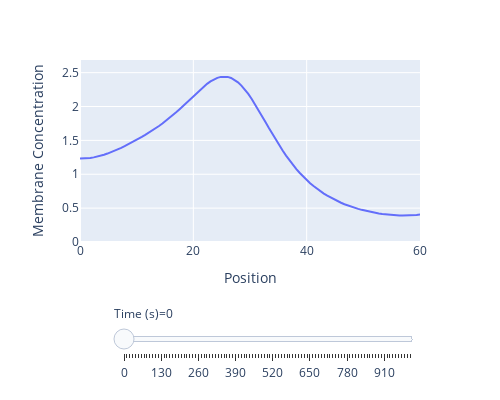

Notebook cell for this chart:
### Code cell
# Interactive figure of simulation results
fig = px.line(data_frame=df2, x="Position", y='Membrane Concentration', animation_frame='Time (s)', range_y=[0, 1.1 * np.max(solns_rel[0])],
              width=500, height=400)
fig["layout"].pop("updatemenus")
fig.show()

### Figure 1 — Plotly figure (JSON) as saved in the notebook; plotly's stock layout.template omitted (floating-point values rounded to 4 significant figures)
{"data": [{"hovertemplate": "Time (s)=0<br>Position=%{x}<br>Membrane Concentration=%{y}<extra></extra>", "legendgroup": "", "line": {"color": "#636efa", "dash": "solid"}, "marker": {"symbol": "circle"}, "mode": "lines", "name": "", "orientation": "v", "showlegend": false, "type": "scatter", "x": [0, 0.6061, 1.212, 1.818, 2.424, 3.03, 3.636, 4.242, 4.848, 5.455, 6.061, 6.667, 7.273, 7.879, 8.485, 9.091, 9.697, 10.3, 10.91, 11.52, 12.12, 12.73, 13.33, 13.94, 14.55, 15.15, 15.76, 16.36, 16.97, 17.58, 18.18, 18.79, 19.39, 20, 20.61, 21.21, 21.82, 22.42, 23.03, 23.64, 24.24, 24.85, 25.45, 26.06, 26.67, 27.27, 27.88, 28.48, 29.09, 29.7, 30.3, 30.91, 31.52, 32.12, 32.73, 33.33, 33.94, 34.55, 35.15, 35.76, 36.36, 36.97, 37.58, 38.18, 38.79, 39.39, 40, 40.61, 41.21, 41.82, 42.42, 43.03, 43.64, 44.24, 44.85, 45.45, 46.06, 46.67, 47.27, 47.88, 48.48, 49.09, 49.7, 50.3, 50.91, 51.52, 52.12, 52.73, 53.33, 53.94, 54.55, 55.15, 55.76, 56.36, 56.97, 57.58, 58.18, 58.79, 59.39, 60], "xaxis": "x", "y": [1.231, 1.232, 1.235, 1.241, 1.249, 1.26, 1.273, 1.288, 1.305, 1.324, 1.345, 1.367, 1.39, 1.415, 1.44, 1.466, 1.494, 1.522, 1.551, 1.581, 1.612, 1.644, 1.678, 1.713, 1.75, 1.788, 1.828, 1.871, 1.915, 1.96, 2.008, 2.056, 2.105, 2.155, 2.203, 2.25, 2.294, 2.335, 2.371, 2.401, 2.423, 2.438, 2.442, 2.437, 2.421, 2.395, 2.357, 2.309, 2.252, 2.186, 2.112, 2.032, 1.948, 1.861, 1.772, 1.684, 1.596, 1.511, 1.429, 1.35, 1.275, 1.205, 1.139, 1.077, 1.019, 0.965, 0.915, 0.8687, 0.8257, 0.7859, 0.749, 0.7149, 0.6834, 0.6542, 0.6272, 0.6023, 0.5793, 0.5581, 0.5385, 0.5205, 0.5039, 0.4887, 0.4748, 0.4621, 0.4505, 0.44, 0.4306, 0.4221, 0.4147, 0.4081, 0.4026, 0.3979, 0.3943, 0.3916, 0.39, 0.3896, 0.3906, 0.3931, 0.3975, 0.4044], "yaxis": "y"}], "layout": {"height": 400, "legend": {"tracegroupgap": 0}, "margin": {"t": 60}, "sliders": [{"active": 0, "currentvalue": {"prefix": "Time (s)="}, "len": 0.9, "pad": {"b": 10, "t": 60}, "steps": [{"args": [["0"], {"frame": {"duration": 0, "redraw": false}, "fromcurrent": true, "mode": "immediate", "transition": {"duration": 0, "easing": "linear"}}], "label": "0", "method": "animate"}, {"args": [["10"], {"frame": {"duration": 0, "redraw": false}, "fromcurrent": true, "mode": "immediate", "transition": {"duration": 0, "easing": "linear"}}], "label": "10", "method": "animate"}, {"args": [["20"], {"frame": {"duration": 0, "redraw": false}, "fromcurrent": true, "mode": "immediate", "transition": {"duration": 0, "easing": "linear"}}], "label": "20", "method": "animate"}, {"args": [["30"], {"frame": {"duration": 0, "redraw": false}, "fromcurrent": true, "mode": "immediate", "transition": {"duration": 0, "easing": "linear"}}], "label": "30", "method": "animate"}, {"args": [["40"], {"frame": {"duration": 0, "redraw": false}, "fromcurrent": true, "mode": "immediate", "transition": {"duration": 0, "easing": "linear"}}], "label": "40", "method": "animate"}, {"args": [["50"], {"frame": {"duration": 0, "redraw": false}, "fromcurrent": true, "mode": "immediate", "transition": {"duration": 0, "easing": "linear"}}], "label": "50", "method": "animate"}, {"args": [["60"], {"frame": {"duration": 0, "redraw": false}, "fromcurrent": true, "mode": "immediate", "transition": {"duration": 0, "easing": "linear"}}], "label": "60", "method": "animate"}, {"args": [["70"], {"frame": {"duration": 0, "redraw": false}, "fromcurrent": true, "mode": "immediate", "transition": {"duration": 0, "easing": "linear"}}], "label": "70", "method": "animate"}, {"args": [["80"], {"frame": {"duration": 0, "redraw": false}, "fromcurrent": true, "mode": "immediate", "transition": {"duration": 0, "easing": "linear"}}], "label": "80", "method": "animate"}, {"args": [["90"], {"frame": {"duration": 0, "redraw": false}, "fromcurrent": true, "mode": "immediate", "transition": {"duration": 0, "easing": "linear"}}], "label": "90", "method": "animate"}, {"args": [["100"], {"frame": {"duration": 0, "redraw": false}, "fromcurrent": true, "mode": "immediate", "transition": {"duration": 0, "easing": "linear"}}], "label": "100", "method": "animate"}, {"args": [["110"], {"frame": {"duration": 0, "redraw": false}, "fromcurrent": true, "mode": "immediate", "transition": {"duration": 0, "easing": "linear"}}], "label": "110", "method": "animate"}, {"args": [["120"], {"frame": {"duration": 0, "redraw": false}, "fromcurrent": true, "mode": "immediate", "transition": {"duration": 0, "easing": "linear"}}], "label": "120", "method": "animate"}, {"args": [["130"], {"frame": {"duration": 0, "redraw": false}, "fromcurrent": true, "mode": "immediate", "transition": {"duration": 0, "easing": "linear"}}], "label": "130", "method": "animate"}, {"args": [["140"], {"frame": {"duration": 0, "redraw": false}, "fromcurrent": true, "mode": "immediate", "transition": {"duration": 0, "easing": "linear"}}], "label": "140", "method": "animate"}, {"args": [["150"], {"frame": {"duration": 0, "redraw": false}, "fromcurrent": true, "mode": "immediate", "transition": {"duration": 0, "easing": "linear"}}], "label": "150", "method": "animate"}, {"args": [["160"], {"frame": {"duration": 0, "redraw": false}, "fromcurrent": true, "mode": "immediate", "transition": {"duration": 0, "easing": "linear"}}], "label": "160", "method": "animate"}, {"args": [["170"], {"frame": {"duration": 0, "redraw": false}, "fromcurrent": true, "mode": "immediate", "transition": {"duration": 0, "easing": "linear"}}], "label": "170", "method": "animate"}, {"args": [["180"], {"frame": {"duration": 0, "redraw": false}, "fromcurrent": true, "mode": "immediate", "transition": {"duration": 0, "easing": "linear"}}], "label": "180", "method": "animate"}, {"args": [["190"], {"frame": {"duration": 0, "redraw": false}, "fromcurrent": true, "mode": "immediate", "transition": {"duration": 0, "easing": "linear"}}], "label": "190", "method": "animate"}, {"args": [["200"], {"frame": {"duration": 0, "redraw": false}, "fromcurrent": true, "mode": "immediate", "transition": {"duration": 0, "easing": "linear"}}], "label": "200", "method": "animate"}, {"args": [["210"], {"frame": {"duration": 0, "redraw": false}, "fromcurrent": true, "mode": "immediate", "transition": {"duration": 0, "easing": "linear"}}], "label": "210", "method": "animate"}, {"args": [["220"], {"frame": {"duration": 0, "redraw": false}, "fromcurrent": true, "mode": "immediate", "transition": {"duration": 0, "easing": "linear"}}], "label": "220", "method": "animate"}, {"args": [["230"], {"frame": {"duration": 0, "redraw": false}, "fromcurrent": true, "mode": "immediate", "transition": {"duration": 0, "easing": "linear"}}], "label": "230", "method": "animate"}, {"args": [["240"], {"frame": {"duration": 0, "redraw": false}, "fromcurrent": true, "mode": "immediate", "transition": {"duration": 0, "easing": "linear"}}], "label": "240", "method": "animate"}, {"args": [["250"], {"frame": {"duration": 0, "redraw": false}, "fromcurrent": true, "mode": "immediate", "transition": {"duration": 0, "easing": "linear"}}], "label": "250", "method": "animate"}, {"args": [["260"], {"frame": {"duration": 0, "redraw": false}, "fromcurrent": true, "mode": "immediate", "transition": {"duration": 0, "easing": "linear"}}], "label": "260", "method": "animate"}, {"args": [["270"], {"frame": {"duration": 0, "redraw": false}, "fromcurrent": true, "mode": "immediate", "transition": {"duration": 0, "easing": "linear"}}], "label": "270", "method": "animate"}, {"args": [["280"], {"frame": {"duration": 0, "redraw": false}, "fromcurrent": true, "mode": "immediate", "transition": {"duration": 0, "easing": "linear"}}], "label": "280", "method": "animate"}, {"args": [["290"], {"frame": {"duration": 0, "redraw": false}, "fromcurrent": true, "mode": "immediate", "transition": {"duration": 0, "easing": "linear"}}], "label": "290", "method": "animate"}, {"args": [["300"], {"frame": {"duration": 0, "redraw": false}, "fromcurrent": true, "mode": "immediate", "transition": {"duration": 0, "easing": "linear"}}], "label": "300", "method": "animate"}, {"args": [["310"], {"frame": {"duration": 0, "redraw": false}, "fromcurrent": true, "mode": "immediate", "transition": {"duration": 0, "easing": "linear"}}], "label": "310", "method": "animate"}, {"args": [["320"], {"frame": {"duration": 0, "redraw": false}, "fromcurrent": true, "mode": "immediate", "transition": {"duration": 0, "easing": "linear"}}], "label": "320", "method": "animate"}, {"args": [["330"], {"frame": {"duration": 0, "redraw": false}, "fromcurrent": true, "mode": "immediate", "transition": {"duration": 0, "easing": "linear"}}], "label": "330", "method": "animate"}, {"args": [["340"], {"frame": {"duration": 0, "redraw": false}, "fromcurrent": true, "mode": "immediate", "transition": {"duration": 0, "easing": "linear"}}], "label": "340", "method": "animate"}, {"args": [["350"], {"frame": {"duration": 0, "redraw": false}, "fromcurrent": true, "mode": "immediate", "transition": {"duration": 0, "easing": "linear"}}], "label": "350", "method": "animate"}, {"args": [["360"], {"frame": {"duration": 0, "redraw": false}, "fromcurrent": true, "mode": "immediate", "transition": {"duration": 0, "easing": "linear"}}], "label": "360", "method": "animate"}, {"args": [["370"], {"frame": {"duration": 0, "redraw": false}, "fromcurrent": true, "mode": "immediate", "transition": {"duration": 0, "easing": "linear"}}], "label": "370", "method": "animate"}, {"args": [["380"], {"frame": {"duration": 0, "redraw": false}, "fromcurrent": true, "mode": "immediate", "transition": {"duration": 0, "easing": "linear"}}], "label": "380", "method": "animate"}, {"args": [["390"], {"frame": {"duration": 0, "redraw": false}, "fromcurrent": true, "mode": "immediate", "transition": {"duration": 0, "easing": "linear"}}], "label": "390", "method": "animate"}, {"args": [["400"], {"frame": {"duration": 0, "redraw": false}, "fromcurrent": true, "mode": "immediate", "transition": {"duration": 0, "easing": "linear"}}], "label": "400", "method": "animate"}, {"args": [["410"], {"frame": {"duration": 0, "redraw": false}, "fromcurrent": true, "mode": "immediate", "transition": {"duration": 0, "easing": "linear"}}], "label": "410", "method": "animate"}, {"args": [["420"], {"frame": {"duration": 0, "redraw": false}, "fromcurrent": true, "mode": "immediate", "transition": {"duration": 0, "easing": "linear"}}], "label": "420", "method": "animate"}, {"args": [["430"], {"frame": {"duration": 0, "redraw": false}, "fromcurrent": true, "mode": "immediate", "transition": {"duration": 0, "easing": "linear"}}], "label": "430", "method": "animate"}, {"args": [["440"], {"frame": {"duration": 0, "redraw": false}, "fromcurrent": true, "mode": "immediate", "transition": {"duration": 0, "easing": "linear"}}], "label": "440", "method": "animate"}, {"args": [["450"], {"frame": {"duration": 0, "redraw": false}, "fromcurrent": true, "mode": "immediate", "transition": {"duration": 0, "easing": "linear"}}], "label": "450", "method": "animate"}, {"args": [["460"], {"frame": {"duration": 0, "redraw": false}, "fromcurrent": true, "mode": "immediate", "transition": {"duration": 0, "easing": "linear"}}], "label": "460", "method": "animate"}, {"args": [["470"], {"frame": {"duration": 0, "redraw": false}, "fromcurrent": true, "mode": "immediate", "transition": {"duration": 0, "easing": "linear"}}], "label": "470", "method": "animate"}, {"args": [["480"], {"frame": {"duration": 0, "redraw": false}, "fromcurrent": true, "mode": "immediate", "transition": {"duration": 0, "easing": "linear"}}], "label": "480", "method": "animate"}, {"args": [["490"], {"frame": {"duration": 0, "redraw": false}, "fromcurrent": true, "mode": "immediate", "transition": {"duration": 0, "easing": "linear"}}], "label": "490", "method": "animate"}, {"args": [["500"], {"frame": {"duration": 0, "redraw": false}, "fromcurrent": true, "mode": "immediate", "transition": {"duration": 0, "easing": "linear"}}], "label": "500", "method": "animate"}, {"args": [["510"], {"frame": {"duration": 0, "redraw": false}, "fromcurrent": true, "mode": "immediate", "transition": {"duration": 0, "easing": "linear"}}], "label": "510", "method": "animate"}, {"args": [["520"], {"frame": {"duration": 0, "redraw": false}, "fromcurrent": true, "mode": "immediate", "transition": {"duration": 0, "easing": "linear"}}], "label": "520", "method": "animate"}, {"args": [["530"], {"frame": {"duration": 0, "redraw": false}, "fromcurrent": true, "mode": "immediate", "transition": {"duration": 0, "easing": "linear"}}], "label": "530", "method": "animate"}, {"args": [["540"], {"frame": {"duration": 0, "redraw": false}, "fromcurrent": true, "mode": "immediate", "transition": {"duration": 0, "easing": "linear"}}], "label": "540", "method": "animate"}, {"args": [["550"], {"frame": {"duration": 0, "redraw": false}, "fromcurrent": true, "mode": "immediate", "transition": {"duration": 0, "easing": "linear"}}], "label": "550", "method": "animate"}, {"args": [["560"], {"frame": {"duration": 0, "redraw": false}, "fromcurrent": true, "mode": "immediate", "transition": {"duration": 0, "easing": "linear"}}], "label": "560", "method": "animate"}, {"args": [["570"], {"frame": {"duration": 0, "redraw": false}, "fromcurrent": true, "mode": "immediate", "transition": {"duration": 0, "easing": "linear"}}], "label": "570", "method": "animate"}, {"args": [["580"], {"frame": {"duration": 0, "redraw": false}, "fromcurrent": true, "mode": "immediate", "transition": {"duration": 0, "easing": "linear"}}], "label": "580", "method": "animate"}, {"args": [["590"], {"frame": {"duration": 0, "redraw": false}, "fromcurrent": true, "mode": "immediate", "transition": {"duration": 0, "easing": "linear"}}], "label": "590", "method": "animate"}, {"args": [["600"], {"frame": {"duration": 0, "redraw": false}, "fromcurrent": true, "mode": "immediate", "transition": {"duration": 0, "easing": "linear"}}], "label": "600", "method": "animate"}, {"args": [["610"], {"frame": {"duration": 0, "redraw": false}, "fromcurrent": true, "mode": "immediate", "transition": {"duration": 0, "easing": "linear"}}], "label": "610", "method": "animate"}, {"args": [["620"], {"frame": {"duration": 0, "redraw": false}, "fromcurrent": true, "mode": "immediate", "transition": {"duration": 0, "easing": "linear"}}], "label": "620", "method": "animate"}, {"args": [["630"], {"frame": {"duration": 0, "redraw": false}, "fromcurrent": true, "mode": "immediate", "transition": {"duration": 0, "easing": "linear"}}], "label": "630", "method": "animate"}, {"args": [["640"], {"frame": {"duration": 0, "redraw": false}, "fromcurrent": true, "mode": "immediate", "transition": {"duration": 0, "easing": "linear"}}], "label": "640", "method": "animate"}, {"args": [["650"], {"frame": {"duration": 0, "redraw": false}, "fromcurrent": true, "mode": "immediate", "transition": {"duration": 0, "easing": "linear"}}], "label": "650", "method": "animate"}, {"args": [["660"], {"frame": {"duration": 0, "redraw": false}, "fromcurrent": true, "mode": "immediate", "transition": {"duration": 0, "easing": "linear"}}], "label": "660", "method": "animate"}, {"args": [["670"], {"frame": {"duration": 0, "redraw": false}, "fromcurrent": true, "mode": "immediate", "transition": {"duration": 0, "easing": "linear"}}], "label": "670", "method": "animate"}, {"args": [["680"], {"frame": {"duration": 0, "redraw": false}, "fromcurrent": true, "mode": "immediate", "transition": {"duration": 0, "easing": "linear"}}], "label": "680", "method": "animate"}, {"args": [["690"], {"frame": {"duration": 0, "redraw": false}, "fromcurrent": true, "mode": "immediate", "transition": {"duration": 0, "easing": "linear"}}], "label": "690", "method": "animate"}, {"args": [["700"], {"frame": {"duration": 0, "redraw": false}, "fromcurrent": true, "mode": "immediate", "transition": {"duration": 0, "easing": "linear"}}], "label": "700", "method": "animate"}, {"args": [["710"], {"frame": {"duration": 0, "redraw": false}, "fromcurrent": true, "mode": "immediate", "transition": {"duration": 0, "easing": "linear"}}], "label": "710", "method": "animate"}, {"args": [["720"], {"frame": {"duration": 0, "redraw": false}, "fromcurrent": true, "mode": "immediate", "transition": {"duration": 0, "easing": "linear"}}], "label": "720", "method": "animate"}, {"args": [["730"], {"frame": {"duration": 0, "redraw": false}, "fromcurrent": true, "mode": "immediate", "transition": {"duration": 0, "easing": "linear"}}], "label": "730", "method": "animate"}, {"args": [["740"], {"frame": {"duration": 0, "redraw": false}, "fromcurrent": true, "mode": "immediate", "transition": {"duration": 0, "easing": "linear"}}], "label": "740", "method": "animate"}, {"args": [["750"], {"frame": {"duration": 0, "redraw": false}, "fromcurrent": true, "mode": "immediate", "transition": {"duration": 0, "easing": "linear"}}], "label": "750", "method": "animate"}, {"args": [["760"], {"frame": {"duration": 0, "redraw": false}, "fromcurrent": true, "mode": "immediate", "transition": {"duration": 0, "easing": "linear"}}], "label": "760", "method": "animate"}, {"args": [["770"], {"frame": {"duration": 0, "redraw": false}, "fromcurrent": true, "mode": "immediate", "transition": {"duration": 0, "easing": "linear"}}], "label": "770", "method": "animate"}, {"args": [["780"], {"frame": {"duration": 0, "redraw": false}, "fromcurrent": true, "mode": "immediate", "transition": {"duration": 0, "easing": "linear"}}], "label": "780", "method": "animate"}, {"args": [["790"], {"frame": {"duration": 0, "redraw": false}, "fromcurrent": true, "mode": "immediate", "transition": {"duration": 0, "easing": "linear"}}], "label": "790", "method": "animate"}, {"args": [["800"], {"frame": {"duration": 0, "redraw": false}, "fromcurrent": true, "mode": "immediate", "transition": {"duration": 0, "easing": "linear"}}], "label": "800", "method": "animate"}, {"args": [["810"], {"frame": {"duration": 0, "redraw": false}, "fromcurrent": true, "mode": "immediate", "transition": {"duration": 0, "easing": "linear"}}], "label": "810", "method": "animate"}, {"args": [["820"], {"frame": {"duration": 0, "redraw": false}, "fromcurrent": true, "mode": "immediate", "transition": {"duration": 0, "easing": "linear"}}], "label": "820", "method": "animate"}, {"args": [["830"], {"frame": {"duration": 0, "redraw": false}, "fromcurrent": true, "mode": "immediate", "transition": {"duration": 0, "easing": "linear"}}], "label": "830", "method": "animate"}, {"args": [["840"], {"frame": {"duration": 0, "redraw": false}, "fromcurrent": true, "mode": "immediate", "transition": {"duration": 0, "easing": "linear"}}], "label": "840", "method": "animate"}, {"args": [["850"], {"frame": {"duration": 0, "redraw": false}, "fromcurrent": true, "mode": "immediate", "transition": {"duration": 0, "easing": "linear"}}], "label": "850", "method": "animate"}, {"args": [["860"], {"frame": {"duration": 0, "redraw": false}, "fromcurrent": true, "mode": "immediate", "transition": {"duration": 0, "easing": "linear"}}], "label": "860", "method": "animate"}, {"args": [["870"], {"frame": {"duration": 0, "redraw": false}, "fromcurrent": true, "mode": "immediate", "transition": {"duration": 0, "easing": "linear"}}], "label": "870", "method": "animate"}, {"args": [["880"], {"frame": {"duration": 0, "redraw": false}, "fromcurrent": true, "mode": "immediate", "transition": {"duration": 0, "easing": "linear"}}], "label": "880", "method": "animate"}, {"args": [["890"], {"frame": {"duration": 0, "redraw": false}, "fromcurrent": true, "mode": "immediate", "transition": {"duration": 0, "easing": "linear"}}], "label": "890", "method": "animate"}, {"args": [["900"], {"frame": {"duration": 0, "redraw": false}, "fromcurrent": true, "mode": "immediate", "transition": {"duration": 0, "easing": "linear"}}], "label": "900", "method": "animate"}, {"args": [["910"], {"frame": {"duration": 0, "redraw": false}, "fromcurrent": true, "mode": "immediate", "transition": {"duration": 0, "easing": "linear"}}], "label": "910", "method": "animate"}, {"args": [["920"], {"frame": {"duration": 0, "redraw": false}, "fromcurrent": true, "mode": "immediate", "transition": {"duration": 0, "easing": "linear"}}], "label": "920", "method": "animate"}, {"args": [["930"], {"frame": {"duration": 0, "redraw": false}, "fromcurrent": true, "mode": "immediate", "transition": {"duration": 0, "easing": "linear"}}], "label": "930", "method": "animate"}, {"args": [["940"], {"frame": {"duration": 0, "redraw": false}, "fromcurrent": true, "mode": "immediate", "transition": {"duration": 0, "easing": "linear"}}], "label": "940", "method": "animate"}, {"args": [["950"], {"frame": {"duration": 0, "redraw": false}, "fromcurrent": true, "mode": "immediate", "transition": {"duration": 0, "easing": "linear"}}], "label": "950", "method": "animate"}, {"args": [["960"], {"frame": {"duration": 0, "redraw": false}, "fromcurrent": true, "mode": "immediate", "transition": {"duration": 0, "easing": "linear"}}], "label": "960", "method": "animate"}, {"args": [["970"], {"frame": {"duration": 0, "redraw": false}, "fromcurrent": true, "mode": "immediate", "transition": {"duration": 0, "easing": "linear"}}], "label": "970", "method": "animate"}, {"args": [["980"], {"frame": {"duration": 0, "redraw": false}, "fromcurrent": true, "mode": "immediate", "transition": {"duration": 0, "easing": "linear"}}], "label": "980", "method": "animate"}, {"args": [["990"], {"frame": {"duration": 0, "redraw": false}, "fromcurrent": true, "mode": "immediate", "transition": {"duration": 0, "easing": "linear"}}], "label": "990", "method": "animate"}, {"args": [["1000"], {"frame": {"duration": 0, "redraw": false}, "fromcurrent": true, "mode": "immediate", "transition": {"duration": 0, "easing": "linear"}}], "label": "1000", "method": "animate"}], "x": 0.1, "xanchor": "left", "y": 0, "yanchor": "top"}], "width": 500, "xaxis": {"anchor": "y", "domain": [0, 1], "title": {"text": "Position"}}, "yaxis": {"anchor": "x", "domain": [0, 1], "range": [0, 2.687], "title": {"text": "Membrane Concentration"}}}}
